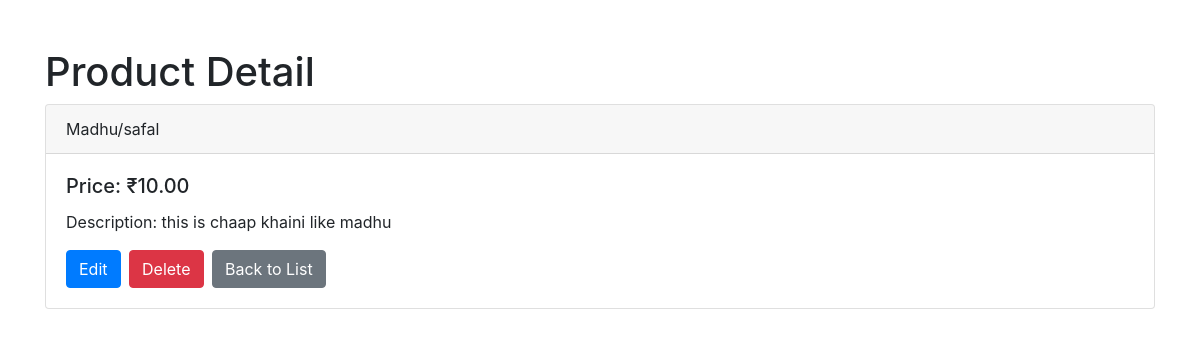
Page /product/7/ on the committed database.
### myapp/models.py (models this page shows, shortened)
class Product(models.Model):
    name = models.CharField(max_length=100)
    price = models.DecimalField(max_digits=10, decimal_places=2)
    description = models.TextField(blank=True, null=True)

### myapp/views.py (the view)
# urls.py: path('product/<int:product_id>/', views.product_detail, name='product_detail'),
def product_detail(request, product_id):
    product = get_object_or_404(Product, pk=product_id)
    return render(request, 'product_detail.html', {'product': product})

### myapp/templates/product_detail.html (shortened to what this page needs)
<!DOCTYPE html>
<html>
<head>
    <link rel="stylesheet" href="https://stackpath.bootstrapcdn.com/bootstrap/4.5.2/css/bootstrap.min.css">
</head>
<body>
    <div class="container mt-5">
        <h1>Product Detail</h1>
        <div class="card">
            <div class="card-header">
                {{ product.name }}
            </div>
            <div class="card-body">
                <h5 class="card-title">Price: ₹{{ product.price }}</h5>
                <p class="card-text">Description: {{ product.description }}</p>
                <a href="{% url 'product_update' product.id %}" class="btn btn-primary">Edit</a>
                <a href="{% url 'product_delete' product.id %}" class="btn btn-danger ml-1">Delete</a>
                <a href="{% url 'product_list' %}" class="btn btn-secondary ml-1">Back to List</a>
            </div>
        </div>
    </div>
</body>
</html>

### rows in the picture
Product: name "Madhu/safal", price "10.00", description "this is chaap khaini like madhu"
